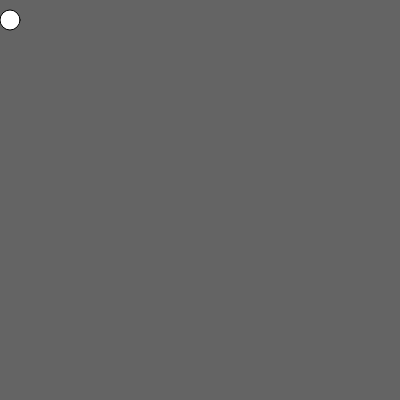
Frame 1 (no input)
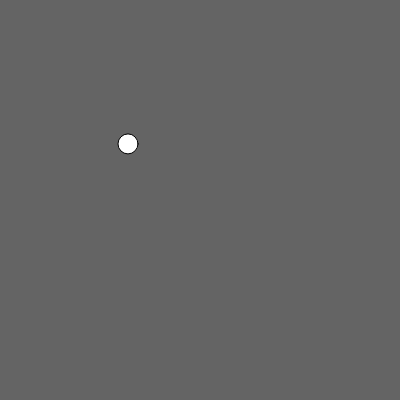
Frame 60 (no input)
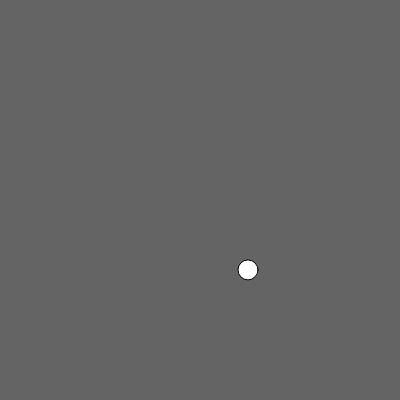
Frame 120 (the mouse pressed at the canvas centre since frame 60)

The p5.js sketch that drew these frames (run headless with seeded random() and noise() and a simulated clock; from frame 60 on, the mouse is pressed at the canvas centre):

// p5.js sketch
// ── sketch.js
var circleX = 10;
var circleY = 20;
var circleSize = 20;
var speedX = 2;
var speedY = 2.1;

function setup() {
  createCanvas(400, 400);
}

function draw() {
  background(100);

  stroke(0);
  ellipse(circleX, circleY, circleSize, circleSize);
  circleX += speedX;
  circleY += speedY;

  if (circleX > width || circleX < 0) {
    speedX *= -1;
  } else if (circleY > height || circleY < 0) {
    speedY *= -1;
  }

}
